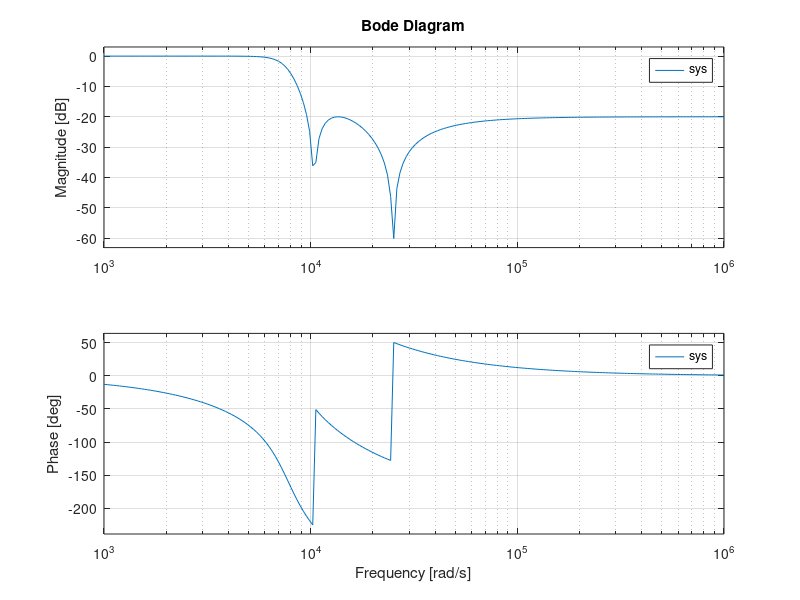

This figure's MATLAB source:

numer = 0.1*conv([(1./9600)^2 0 1.1716], [(1./9600)^2 0 6.8283]);

denom=conv([1/9600^2 1.8502/9600 1.2209],[1/9600^2 0.41128/9600 0.65519]);

sys = tf(numer,denom);

w = logspace(3, 6, 200); % 200 pt w vector from 1krad/s (10^3) to 1Mrad/s (10^6)

bode(sys, w);